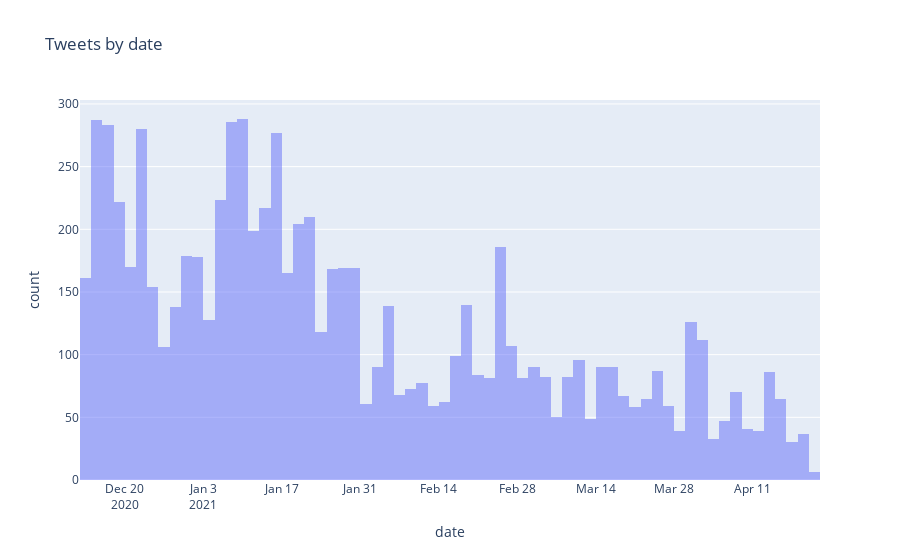

Notebook code cell kept with this figure:
### Markdown cell above
#### Number of tweets overtime

### Code cell
# Number of tweets overtime
import plotly.express as px
px.histogram(df, x="date",  nbins=100,opacity=.5,title="Tweets by date")

### Figure 1 — Plotly figure (JSON) as saved in the notebook; plotly's stock layout.template omitted (floating-point values rounded to 4 significant figures; data arrays with more than 128 entries replaced by an {"elided": "..."} marker saying what was removed)
{"data": [{"alignmentgroup": "True", "bingroup": "x", "hovertemplate": "date=%{x}<br>count=%{y}<extra></extra>", "legendgroup": "", "marker": {"color": "#636efa", "opacity": 0.5, "pattern": {"shape": ""}}, "name": "", "nbinsx": 100, "offsetgroup": "", "orientation": "v", "showlegend": false, "type": "histogram", "x": {"elided": "8082 str values"}, "xaxis": "x", "yaxis": "y"}], "layout": {"barmode": "relative", "legend": {"tracegroupgap": 0}, "title": {"text": "Tweets by date"}, "xaxis": {"anchor": "y", "domain": [0, 1], "title": {"text": "date"}}, "yaxis": {"anchor": "x", "domain": [0, 1], "title": {"text": "count"}}}}
